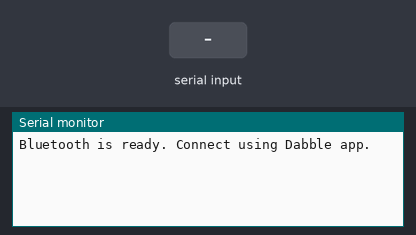
Simulated run of this sketch. Board: ESP32. On the bench: the last lines printed to the serial monitor. Inputs (shaded band) come from the test bench.

Above: at 1.3 s.
1.4 s: "1" received over the second serial link
At 3.2 s:
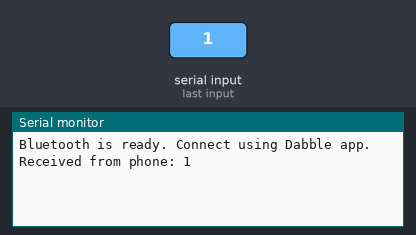
4.0 s: "0" received over the second serial link
At 6.4 s:
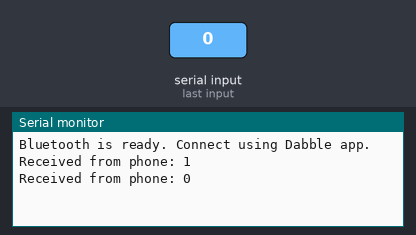

Measured:
- after the input at 1.4 s, the serial monitor: prints a new line after 1.1 s (image 1)
- after the input at 4.0 s, the serial monitor: prints a new line after 1.0 s (image 2)

The sketch:

ESP32-Dabble--Terminal.ino
```cpp
#define CUSTOM_SETTINGS
#define INCLUDE_TERMINAL_MODULE

#include <DabbleESP32.h>            // Include Dabble library for ESP32

#if !defined(CONFIG_BT_ENABLED) || !defined(CONFIG_BLUEDROID_ENABLED)
#error Bluetooth is not enabled! Please run `make menuconfig` to enable it.
#endif

void setup() {
  Serial.begin(9600);  // Initialize serial communication with the computer

  // Start Bluetooth with the name "ESP32_Dabble" directly through DabbleESP32
  Dabble.begin("ESP32_Dabble");
  Serial.println("Bluetooth is ready. Connect using Dabble app.");
}

void loop() {
  Dabble.processInput();  // Process incoming data from Dabble app

  // Check if a message is received from the Terminal module
  if (Terminal.available()) {
    String message = Terminal.readString();  // Read the message
    Serial.print("Received from phone: ");
    Serial.println(message);

    // Send a reply back to the mobile phone via Terminal
    Terminal.println("ESP32: Message received - " + message);
  }

  delay(500);  // Small delay to avoid loop overload
}
```
